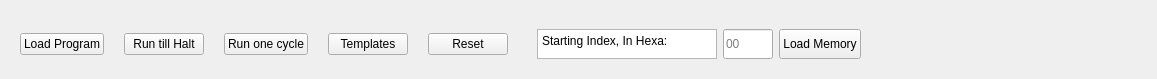
   <widget class="QWidget" name="layoutWidget">
    <property name="geometry">
     <rect>
      <x>0</x>
      <y>60</y>
      <width>1157</width>
      <height>74</height>
     </rect>
    </property>
    <layout class="QHBoxLayout" name="buttonLayout">
     <property name="spacing">
      <number>20</number>
     </property>
     <property name="leftMargin">
      <number>20</number>
     </property>
     <property name="topMargin">
      <number>20</number>
     </property>
     <item>
      <widget class="QPushButton" name="loadFile">
       <property name="text">
        <string>Load Program</string>
       </property>
      </widget>
     </item>
     <item>
      <widget class="QPushButton" name="runtillhalt">
       <property name="text">
        <string>Run till Halt</string>
       </property>
      </widget>
     </item>
     <item>
      <widget class="QPushButton" name="runonecylce">
       <property name="text">
        <string>Run one cycle</string>
       </property>
      </widget>
     </item>
     <item>
      <widget class="QPushButton" name="templatesShow">
       <property name="text">
        <string>Templates</string>
       </property>
       <property name="checkable">
        <bool>true</bool>
       </property>
      </widget>
     </item>
     <item>
      <widget class="QPushButton" name="reset">
       <property name="text">
        <string>Reset</string>
       </property>
       <property name="checkable">
        <bool>true</bool>
       </property>
      </widget>
     </item>
     <item>
      <widget class="QWidget" name="startIndWidg" native="true">
       <property name="sizePolicy">
        <sizepolicy hsizetype="Expanding" vsizetype="Expanding">
         <horstretch>0</horstretch>
         <verstretch>0</verstretch>
        </sizepolicy>
       </property>
       <property name="minimumSize">
        <size>
         <width>0</width>
         <height>0</height>
        </size>
       </property>
       <layout class="QHBoxLayout" name="horizontalLayout">
        <item>
         <widget class="QTextBrowser" name="textBrowser">
          <property name="sizePolicy">
           <sizepolicy hsizetype="Minimum" vsizetype="Fixed">
            <horstretch>0</horstretch>
            <verstretch>0</verstretch>
           </sizepolicy>
          </property>
          <property name="minimumSize">
           <size>
            <width>30</width>
            <height>30</height>
           </size>
          </property>
          <property name="maximumSize">
           <size>
            <width>180</width>
            <height>35</height>
           </size>
          </property>
          <property name="html">
           <string>&lt;!DOCTYPE HTML PUBLIC &quot;-//W3C//DTD HTML 4.0//EN&quot; &quot;http://www.w3.org/TR/REC-html40/strict.dtd&quot;&gt;
&lt;html&gt;&lt;head&gt;&lt;meta name=&quot;qrichtext&quot; content=&quot;1&quot; /&gt;&lt;meta charset=&quot;utf-8&quot; /&gt;&lt;style type=&quot;text/css&quot;&gt;
p, li { white-space: pre-wrap; }
hr { height: 1px; border-width: 0; }
li.unchecked::marker { content: &quot;\2610&quot;; }
li.checked::marker { content: &quot;\2612&quot;; }
&lt;/style&gt;&lt;/head&gt;&lt;body style=&quot; font-family:'Segoe UI'; font-size:9pt; font-weight:400; font-style:normal;&quot;&gt;
&lt;p style=&quot; margin-top:0px; margin-bottom:0px; margin-left:0px; margin-right:0px; -qt-block-indent:0; text-indent:0px;&quot;&gt;Starting Index, In Hexa:&lt;/p&gt;&lt;/body&gt;&lt;/html&gt;</string>
          </property>
         </widget>
        </item>
        <item>
         <widget class="QLineEdit" name="startingInd">
          <property name="sizePolicy">
           <sizepolicy hsizetype="Minimum" vsizetype="Fixed">
            <horstretch>0</horstretch>
            <verstretch>0</verstretch>
           </sizepolicy>
          </property>
          <property name="maximumSize">
           <size>
            <width>50</width>
            <height>35</height>
           </size>
          </property>
          <property name="placeholderText">
           <string>00</string>
          </property>
         </widget>
        </item>
        <item>
         <widget class="QPushButton" name="loadMemory">
          <property name="maximumSize">
           <size>
            <width>16777215</width>
            <height>35</height>
           </size>
          </property>
          <property name="text">
           <string>Load Memory</string>
          </property>
         </widget>
        </item>
       </layout>
      </widget>
     </item>
     <item>
      <spacer name="horizontalSpacer">
       <property name="orientation">
        <enum>Qt::Orientation::Horizontal</enum>
       </property>
       <property name="sizeHint" stdset="0">
        <size>
         <width>40</width>
         <height>20</height>
        </size>
       </property>
      </spacer>
     </item>
    </layout>
   </widget>
